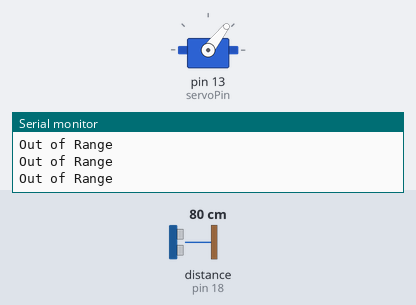
Bench run of a program on a simulated Arduino Uno, built with avr-gcc and run on an emulated ATmega328P. Shown: servo, the last lines printed to the serial monitor. Wiring (inferred from the names in the program): ultrasonic range finder: trigger pin 5; echo pin 18; servo: signal pin 13. Inputs (shaded band) come from the test bench; at power-on: distance to the obstacle (sensor on pin 18) 80 cm. The echo pulse lasts 58.3 µs per cm; servo pulses on a pin are drawn as a servo (544–2400 µs = 0–180°).

Above: at 1.25 s.
1.3 s: distance to the obstacle (sensor on pin 18) set to 2 cm
At 3.93 s:
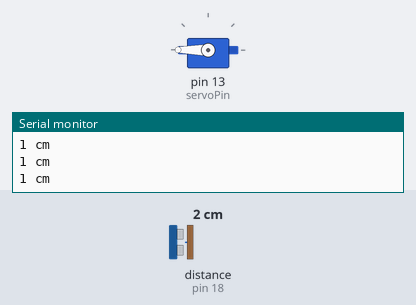
4.3 s: distance to the obstacle (sensor on pin 18) set to 250 cm
At 4.48 s:
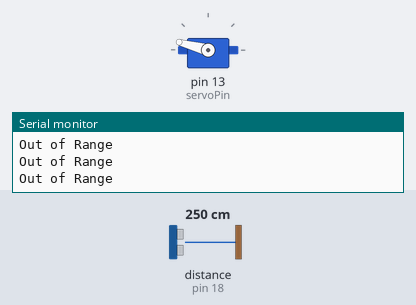
7.3 s: distance to the obstacle (sensor on pin 18) set to 4 cm
At 9.0 s:
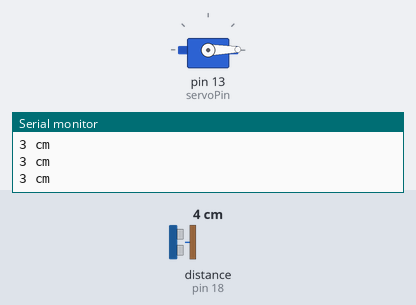
10.3 s: distance to the obstacle (sensor on pin 18) set to 35 cm
13.3 s: distance to the obstacle (sensor on pin 18) set to 9 cm
Timing chart, 0 to 17.3 s (numbered marks = the images above; inputs shaded):
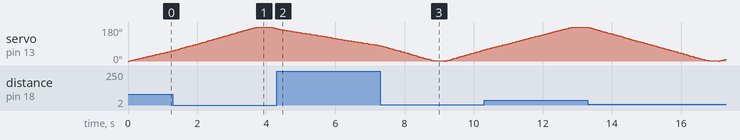

The program:

main.cpp
```cpp
#include <Arduino.h>

int pos = 0;
int servoPin = 13;
int triggerPin = 5;
int echoPin = 18;

void distance(){
  long duration = 0, distance = -1;
  digitalWrite(triggerPin, LOW);
  delayMicroseconds(2);

  digitalWrite(triggerPin, HIGH);
  delayMicroseconds(10);
  digitalWrite(triggerPin, LOW);

  duration = pulseIn(echoPin, HIGH);
  distance = (duration/2) * 0.0343;

  if(distance >= 20){
    Serial.println("Out of Range");
  } else {
    Serial.print(distance);
    Serial.println(" cm");
  }

}

void angle(int a){

  int pulseWidth = map(a, 0, 180, 500, 2600);
  digitalWrite(servoPin, HIGH);
  delayMicroseconds(pulseWidth);
  digitalWrite(servoPin, LOW);
  delayMicroseconds(20000 - pulseWidth); // 20ms
}

void setup() {
  pinMode(servoPin, OUTPUT);
  pinMode(triggerPin, OUTPUT); // Sets the trigPin as an Output
  pinMode(echoPin, INPUT); // Sets the echoPin as an Input
  Serial.begin(9600);

}

void loop() {

  for(pos = 0; pos<180; pos+=1){
    angle(pos);
    delay(15);
    distance();
  }
  delay(300);

  for(pos = 180; pos>0; pos-=1){
    angle(pos);
    delay(15);
    distance();
  }
  delay(300);
}


// Using Library
// #include <ESP32Servo.h>

// int pos = 0;
// int servoPin = 13;
// Servo myservo;


// void setup() {
//   myservo.attach(servoPin, 500, 2600);
// }

// void loop() {
//   for(pos = 0; pos<180; pos+=1){
//     myservo.write(pos);
//     delay(15);
//   }

//   delay(500);

//   for(pos = 180; pos>0; pos-=1){
//     myservo.write(pos);
//     delay(15);
//   }

//   delay(500);
// }
```
